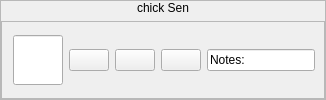
              <widget class="QFrame" name="orderFrame6">
               <property name="sizePolicy">
                <sizepolicy hsizetype="Preferred" vsizetype="Fixed">
                 <horstretch>0</horstretch>
                 <verstretch>0</verstretch>
                </sizepolicy>
               </property>
               <property name="minimumSize">
                <size>
                 <width>0</width>
                 <height>100</height>
                </size>
               </property>
               <property name="frameShape">
                <enum>QFrame::StyledPanel</enum>
               </property>
               <property name="frameShadow">
                <enum>QFrame::Raised</enum>
               </property>
               <layout class="QVBoxLayout" name="verticalLayout_21">
                <property name="leftMargin">
                 <number>0</number>
                </property>
                <property name="topMargin">
                 <number>0</number>
                </property>
                <property name="rightMargin">
                 <number>0</number>
                </property>
                <property name="bottomMargin">
                 <number>0</number>
                </property>
                <item>
                 <widget class="QLabel" name="order6Label">
                  <property name="sizePolicy">
                   <sizepolicy hsizetype="Preferred" vsizetype="Fixed">
                    <horstretch>0</horstretch>
                    <verstretch>0</verstretch>
                   </sizepolicy>
                  </property>
                  <property name="styleSheet">
                   <string notr="true">font: 20pt &quot;Footlight MT Light&quot;;
color: black;</string>
                  </property>
                  <property name="text">
                   <string>chick Sen</string>
                  </property>
                  <property name="alignment">
                   <set>Qt::AlignCenter</set>
                  </property>
                 </widget>
                </item>
                <item>
                 <widget class="QFrame" name="order6Btns">
                  <property name="frameShape">
                   <enum>QFrame::StyledPanel</enum>
                  </property>
                  <property name="frameShadow">
                   <enum>QFrame::Raised</enum>
                  </property>
                  <layout class="QHBoxLayout" name="horizontalLayout_21">
                   <property name="leftMargin">
                    <number>11</number>
                   </property>
                   <property name="topMargin">
                    <number>0</number>
                   </property>
                   <property name="bottomMargin">
                    <number>0</number>
                   </property>
                   <item>
                    <widget class="QLineEdit" name="order6Qty">
                     <property name="sizePolicy">
                      <sizepolicy hsizetype="Fixed" vsizetype="Fixed">
                       <horstretch>0</horstretch>
                       <verstretch>0</verstretch>
                      </sizepolicy>
                     </property>
                     <property name="maximumSize">
                      <size>
                       <width>50</width>
                       <height>50</height>
                      </size>
                     </property>
                     <property name="styleSheet">
                      <string notr="true">font: 18pt &quot;Arial&quot;;</string>
                     </property>
                    </widget>
                   </item>
                   <item>
                    <widget class="QPushButton" name="order6UpBtn">
                     <property name="text">
                      <string/>
                     </property>
                     <property name="icon">
                      <iconset resource="iconsImages.qrc">
                       <normaloff>:/icons/iconsImages/1200px-Green-Up-Arrow.svg.png</normaloff>:/icons/iconsImages/1200px-Green-Up-Arrow.svg.png</iconset>
                     </property>
                     <property name="iconSize">
                      <size>
                       <width>30</width>
                       <height>30</height>
                      </size>
                     </property>
                    </widget>
                   </item>
                   <item>
                    <widget class="QPushButton" name="order6DownBtn">
                     <property name="text">
                      <string/>
                     </property>
                     <property name="icon">
                      <iconset resource="iconsImages.qrc">
                       <normaloff>:/icons/iconsImages/1200px-RedDownArrow.svg.png</normaloff>:/icons/iconsImages/1200px-RedDownArrow.svg.png</iconset>
                     </property>
                     <property name="iconSize">
                      <size>
                       <width>30</width>
                       <height>30</height>
                      </size>
                     </property>
                    </widget>
                   </item>
                   <item>
                    <widget class="QPushButton" name="order6CancelBtn">
                     <property name="text">
                      <string/>
                     </property>
                     <property name="icon">
                      <iconset resource="iconsImages.qrc">
                       <normaloff>:/icons/iconsImages/1024px-Black_close_x.svg.png</normaloff>:/icons/iconsImages/1024px-Black_close_x.svg.png</iconset>
                     </property>
                     <property name="iconSize">
                      <size>
                       <width>30</width>
                       <height>30</height>
                      </size>
                     </property>
                    </widget>
                   </item>
                   <item>
                    <widget class="QLineEdit" name="order6Notes">
                     <property name="styleSheet">
                      <string notr="true">font: 12pt &quot;Arial&quot;;</string>
                     </property>
                     <property name="text">
                      <string>Notes: </string>
                     </property>
                    </widget>
                   </item>
                  </layout>
                 </widget>
                </item>
               </layout>
              </widget>
